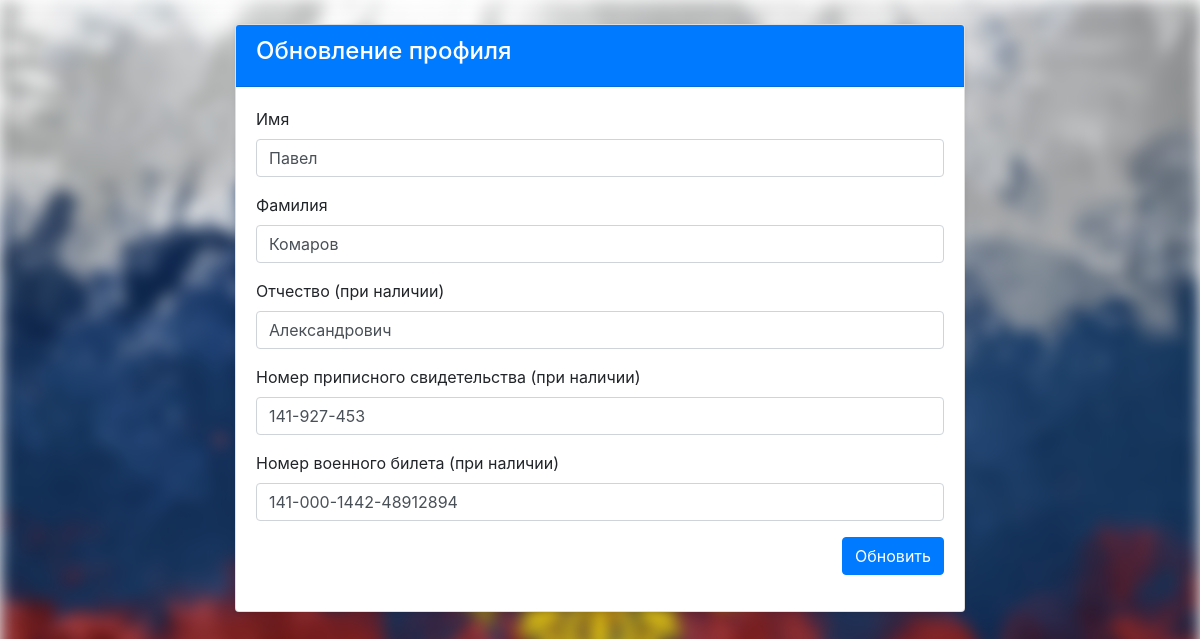
The app's page /update_profile (signed in) with its own data.
### app.py (models this page shows, shortened)
class User(UserMixin, db.Model):
    id = db.Column(db.Integer, primary_key=True)
    username = db.Column(db.String(64), index=True, unique=True)
    password_hash = db.Column(db.String(128))
    first_name = db.Column(db.String(64))
    last_name = db.Column(db.String(64))
    middle_name = db.Column(db.String(64))
    conscription_certificate = db.Column(db.String(64), nullable=True)
    military_id = db.Column(db.String(64), nullable=True)

### app.py (the view, shortened to what this page needs)
@app.route('/update_profile', methods=['GET', 'POST'])
@login_required
def update_profile():
    form = UpdateProfileForm(obj=current_user)
    return render_template('update_profile.html', title='Обновить профиль', form=form)

### app.py
class UpdateProfileForm(FlaskForm):
    first_name = StringField('Имя', validators=[DataRequired()])
    middle_name = StringField('Фамилия', validators=[DataRequired()])
    last_name = StringField('Отчество (при наличии)', validators=[Optional()])
    conscription_certificate = StringField('Номер приписного свидетельства (при наличии)', validators=[Optional()])
    military_id = StringField('Номер военного билета (при наличии)', validators=[Optional()])
    submit = SubmitField('Обновить')

### app.py (called while the page is built)
@login.user_loader
def load_user(id):
    return User.query.get(int(id))

### templates/update_profile.html (shortened to what this page needs)
{% extends "base.html" %}
{% block content %}
<div class="container mt-4">
    <div class="row">
        <div class="col-lg-8 offset-lg-2">
            <div class="card shadow-sm">
                <div class="card-header bg-primary text-white">
                    <h4>Обновление профиля</h4>
                </div>
                <div class="card-body">
                    <form method="POST">
                        <div class="form-group">
                            {{ form.first_name.label(class="form-control-label") }}
                            {{ form.first_name(class="form-control") }}
                        </div>
                        <div class="form-group">
                            {{ form.middle_name.label(class="form-control-label") }}
                            {{ form.middle_name(class="form-control") }}
                        </div>
                        <div class="form-group">
                            {{ form.last_name.label(class="form-control-label") }}
                            {{ form.last_name(class="form-control") }}
                        </div>
                        <div class="form-group">
                            {{ form.conscription_certificate.label(class="form-control-label") }}
                            {{ form.conscription_certificate(class="form-control") }}
                        </div>
                        <div class="form-group">
                            {{ form.military_id.label(class="form-control-label") }}
                            {{ form.military_id(class="form-control") }}
                        </div>
                        <div class="form-group text-right">
                            <button type="submit" class="btn btn-primary">Обновить</button>
                        </div>
                    </form>
                </div>
            </div>
        </div>
    </div>
</div>
{% endblock %}

### static/css/styles.css (style rules this page uses)
body, html { height: 100%; margin: 0; }

### records on screen
User: first_name "Павел", middle_name "Комаров", last_name "Александрович", conscription_certificate "141-927-453", military_id "141-000-1442-48912894"
